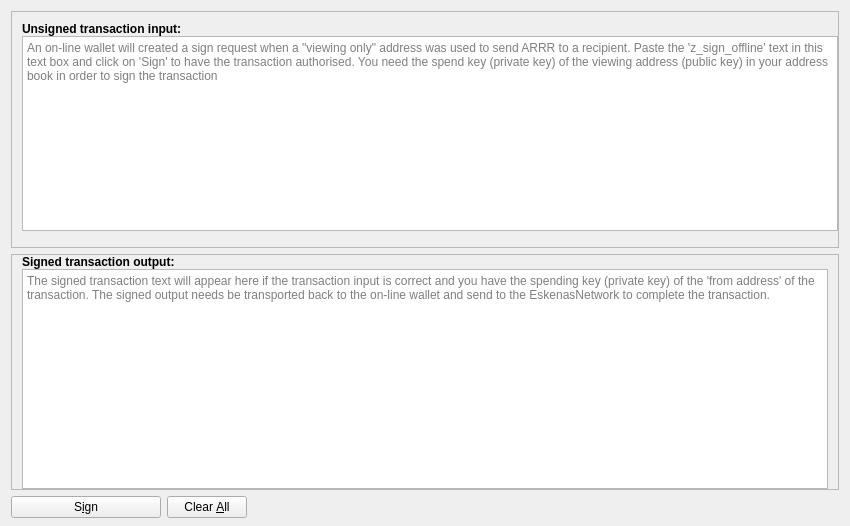
<?xml version="1.0" encoding="UTF-8"?>
<ui version="4.0">
 <class>ZSignDialog</class>
 <widget class="QDialog" name="ZSignDialog">
  <property name="enabled">
   <bool>true</bool>
  </property>
  <property name="geometry">
   <rect>
    <x>0</x>
    <y>0</y>
    <width>850</width>
    <height>526</height>
   </rect>
  </property>
  <property name="windowTitle">
   <string>Z-Send Coins</string>
  </property>
  <layout class="QVBoxLayout" name="verticalLayout" stretch="0,0,0">
   <property name="bottomMargin">
    <number>8</number>
   </property>
   <item>
    <widget class="QFrame" name="frameCoinControl">
     <property name="sizePolicy">
      <sizepolicy hsizetype="Expanding" vsizetype="Expanding">
       <horstretch>0</horstretch>
       <verstretch>0</verstretch>
      </sizepolicy>
     </property>
     <property name="maximumSize">
      <size>
       <width>16777215</width>
       <height>16777215</height>
      </size>
     </property>
     <property name="frameShape">
      <enum>QFrame::StyledPanel</enum>
     </property>
     <property name="frameShadow">
      <enum>QFrame::Sunken</enum>
     </property>
     <layout class="QVBoxLayout" name="verticalLayoutCoinControl2">
      <property name="spacing">
       <number>0</number>
      </property>
      <property name="leftMargin">
       <number>0</number>
      </property>
      <property name="topMargin">
       <number>0</number>
      </property>
      <property name="rightMargin">
       <number>0</number>
      </property>
      <property name="bottomMargin">
       <number>6</number>
      </property>
      <item>
       <layout class="QVBoxLayout" name="verticalLayoutCoinControl" stretch="0,0">
        <property name="spacing">
         <number>0</number>
        </property>
        <property name="leftMargin">
         <number>10</number>
        </property>
        <property name="topMargin">
         <number>10</number>
        </property>
        <item>
         <widget class="QLabel" name="lbInput">
          <property name="sizePolicy">
           <sizepolicy hsizetype="Preferred" vsizetype="Maximum">
            <horstretch>0</horstretch>
            <verstretch>0</verstretch>
           </sizepolicy>
          </property>
          <property name="font">
           <font>
            <weight>75</weight>
            <bold>true</bold>
           </font>
          </property>
          <property name="styleSheet">
           <string notr="true">font-weight:bold;</string>
          </property>
          <property name="text">
           <string>Unsigned transaction input:</string>
          </property>
         </widget>
        </item>
        <item>
         <layout class="QHBoxLayout" name="horizontalLayoutCoinControl1">
          <property name="rightMargin">
           <number>0</number>
          </property>
          <property name="bottomMargin">
           <number>10</number>
          </property>
          <item>
           <widget class="QTextEdit" name="teInput">
            <property name="placeholderText">
             <string>An on-line wallet will created a sign request when a &quot;viewing only&quot; address was used to send ARRR to a recipient. Paste the 'z_sign_offline' text in this text box and click on 'Sign' to have the transaction authorised. You need the spend key (private key) of the viewing address (public key) in your address book in order to sign the transaction</string>
            </property>
           </widget>
          </item>
         </layout>
        </item>
       </layout>
      </item>
     </layout>
    </widget>
   </item>
   <item>
    <widget class="QFrame" name="frameResult">
     <property name="enabled">
      <bool>true</bool>
     </property>
     <property name="sizePolicy">
      <sizepolicy hsizetype="Expanding" vsizetype="Expanding">
       <horstretch>0</horstretch>
       <verstretch>0</verstretch>
      </sizepolicy>
     </property>
     <property name="maximumSize">
      <size>
       <width>16777215</width>
       <height>16777215</height>
      </size>
     </property>
     <property name="frameShape">
      <enum>QFrame::StyledPanel</enum>
     </property>
     <property name="frameShadow">
      <enum>QFrame::Sunken</enum>
     </property>
     <layout class="QVBoxLayout" name="verticalLayoutResult1">
      <property name="spacing">
       <number>0</number>
      </property>
      <property name="leftMargin">
       <number>0</number>
      </property>
      <property name="topMargin">
       <number>0</number>
      </property>
      <property name="rightMargin">
       <number>0</number>
      </property>
      <property name="bottomMargin">
       <number>0</number>
      </property>
      <item>
       <layout class="QVBoxLayout" name="verticalLayoutResult2" stretch="0,0">
        <property name="spacing">
         <number>0</number>
        </property>
        <property name="leftMargin">
         <number>10</number>
        </property>
        <property name="topMargin">
         <number>0</number>
        </property>
        <property name="rightMargin">
         <number>10</number>
        </property>
        <item>
         <widget class="QLabel" name="lbResult">
          <property name="font">
           <font>
            <weight>75</weight>
            <bold>true</bold>
           </font>
          </property>
          <property name="text">
           <string>Signed transaction output:</string>
          </property>
         </widget>
        </item>
        <item>
         <widget class="QTextEdit" name="teResult">
          <property name="readOnly">
           <bool>true</bool>
          </property>
          <property name="placeholderText">
           <string>The signed transaction text will appear here if the transaction input is correct and you have the spending key (private key) of the 'from address' of the transaction. The signed output needs be transported back to the on-line wallet and send to the EskenasNetwork to complete the transaction.</string>
          </property>
         </widget>
        </item>
       </layout>
      </item>
     </layout>
    </widget>
   </item>
   <item>
    <layout class="QHBoxLayout" name="horizontalLayout">
     <item>
      <widget class="QPushButton" name="signButton">
       <property name="minimumSize">
        <size>
         <width>150</width>
         <height>0</height>
        </size>
       </property>
       <property name="toolTip">
        <string>Sign (authorise) the transaction</string>
       </property>
       <property name="text">
        <string>S&amp;ign</string>
       </property>
       <property name="icon">
        <iconset resource="../komodo.qrc">
         <normaloff>:/icons/send</normaloff>:/icons/send</iconset>
       </property>
       <property name="autoDefault">
        <bool>false</bool>
       </property>
       <property name="default">
        <bool>false</bool>
       </property>
      </widget>
     </item>
     <item>
      <widget class="QPushButton" name="clearButton">
       <property name="sizePolicy">
        <sizepolicy hsizetype="Minimum" vsizetype="Fixed">
         <horstretch>0</horstretch>
         <verstretch>0</verstretch>
        </sizepolicy>
       </property>
       <property name="toolTip">
        <string>Clear all fields of the form.</string>
       </property>
       <property name="text">
        <string>Clear &amp;All</string>
       </property>
       <property name="icon">
        <iconset resource="../komodo.qrc">
         <normaloff>:/icons/remove</normaloff>:/icons/remove</iconset>
       </property>
       <property name="autoDefault">
        <bool>false</bool>
       </property>
      </widget>
     </item>
     <item>
      <spacer name="horizontalSpacer">
       <property name="orientation">
        <enum>Qt::Horizontal</enum>
       </property>
       <property name="sizeHint" stdset="0">
        <size>
         <width>40</width>
         <height>20</height>
        </size>
       </property>
      </spacer>
     </item>
     <item>
      <layout class="QHBoxLayout" name="horizontalLayout_2">
       <property name="spacing">
        <number>3</number>
       </property>
      </layout>
     </item>
    </layout>
   </item>
  </layout>
 </widget>
 <resources>
  <include location="../komodo.qrc"/>
 </resources>
 <connections/>
</ui>
